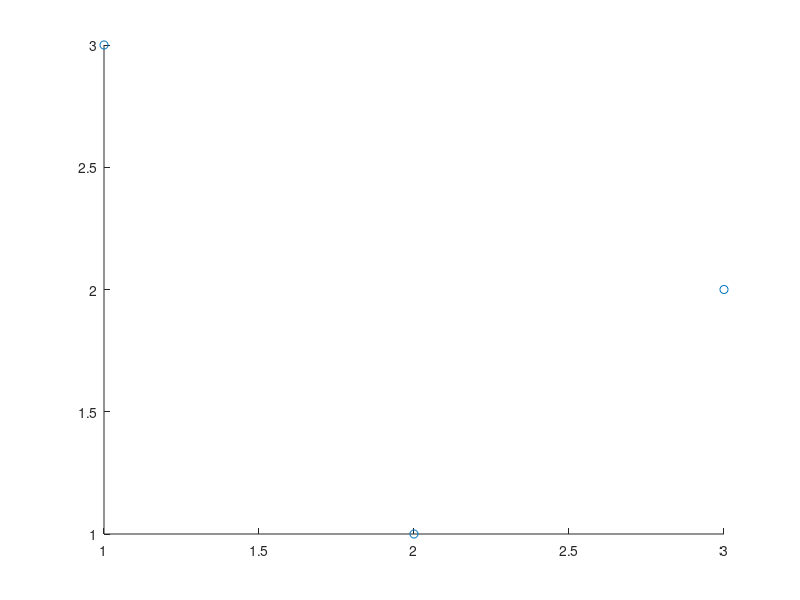

MATLAB code to generate this figure: (Note: this script raises an error after producing the figure.)
% covers: 5 - scatter of three points saves an SVG holding three circles
% Item 5 as the spec writes it, the file named after the case. The SVG is
% read back and deleted before anything is asserted about it.
scatter([1 2 3], [3 1 2]);
saveas(gcf, 'scatter_circles.svg');
s = fileread('scatter_circles.svg');
delete('scatter_circles.svg');
disp(numel(strfind(s, '<circle')))
